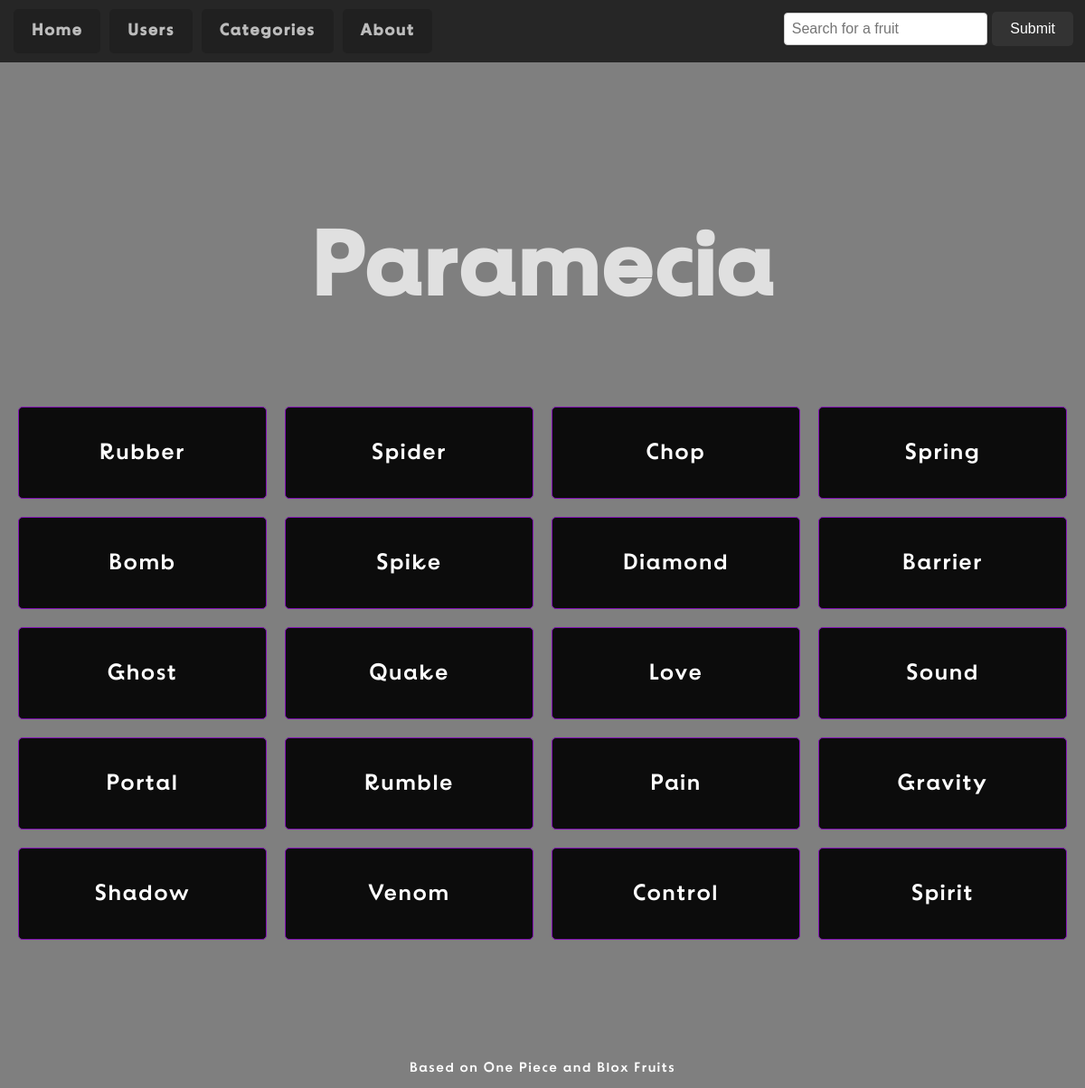
Page /category/1 on the committed database.
### tables this page shows
CREATE TABLE Categories (
    category_id INTEGER PRIMARY KEY,
    name TEXT
);

CREATE TABLE DevilFruits (fruit_id INTEGER PRIMARY KEY, name TEXT, category_id INTEGER, description TEXT, image_url TEXT, market_value REAL, demand INTEGER, user_id INTEGER REFERENCES Users (user_id), FOREIGN KEY (category_id) REFERENCES Categories (category_id));

### routes.py (the view)
@app.route('/category/<int:category_id>')
def category(category_id):
    conn = get_db_connection()
    category = conn.execute('SELECT * FROM Categories WHERE category_id = ?', (category_id,)).fetchone()
    fruits = conn.execute('SELECT * FROM DevilFruits WHERE category_id = ?', (category_id,)).fetchall()
    if category is None:
        abort(404)  # This will trigger your 404 error page
    conn.close()
    return render_template('category.html', category=category, fruits=fruits, active_page='category_' + str(category_id))

### routes.py (called while the page is built)
def get_db_connection():
    conn = sqlite3.connect('DF_DATABASE.db')  # Replace with your actual local path if different
    conn.row_factory = sqlite3.Row
    return conn

@app.context_processor
def inject_categories():
    conn = get_db_connection()
    excluded_categories = ('Paramecia', 'Logia', 'Zoan')
    categories = conn.execute('SELECT * FROM Categories WHERE name NOT IN (?, ?, ?)', excluded_categories).fetchall()
    conn.close()
    return {'nav_categories': categories}

### templates/category.html
{% extends "layout.html" %}
{% block content %}
  <h6>{{ category['name'] }}</h6>
  <div class="fruit-grid">
    {% for fruit in fruits %}
      <div class="fruit-card">
        <a href="{{ url_for('fruit', fruit_id=fruit['fruit_id']) }}">{{ fruit['name'] }}</a>
      </div>
    {% endfor %}
  </div>
{% endblock %}

### static/style.css (style rules this page uses)
html, body { height: 100%; margin: 0; padding: 0; }
body { font-family: 'BDSupper', sans-serif; letter-spacing: 1.5px; line-height: 1.6; background: linear-gradient(rgba(0, 0, 0, 0.5), rgba(0, 0, 0, 0.5)), url("images/background.jpg") no-repeat center center fixed; background-size: cover; color: #e0e0e0; position: relative; }
* { margin: 0; padding: 0; box-sizing: border-box; }
html, body { width: 100%; height: 100%; }
body { position: relative; padding-top: 60px; }
.fruit-grid { display: grid; grid-template-columns: repeat(4, 1fr); gap: 20px; padding: 20px; margin: 0 auto; margin-top: 50px; }
.fruit-card { background-color: rgba(0, 0, 0, 0.9); border: 1px solid #8310b5; border-radius: 5px; padding: 30px; text-align: center; font-size: 25px; display: flex; justify-content: center; align-items: center; min-height: 100px; color: #ffffff; }
.fruit-card a { color: #ffffff; text-decoration: none; }
h6 { font-size: 100px; text-align: center; padding-top: 100px; }

### rows in the picture
Categories: name "Paramecia"
DevilFruits: name "Rubber"
DevilFruits: name "Spider"
DevilFruits: name "Chop"
DevilFruits: name "Spring"
DevilFruits: name "Bomb"
DevilFruits: name "Spike"
DevilFruits: name "Diamond"
DevilFruits: name "Barrier"
DevilFruits: name "Ghost"
DevilFruits: name "Quake"
DevilFruits: name "Love"
DevilFruits: name "Sound"
DevilFruits: name "Portal"
DevilFruits: name "Rumble"
DevilFruits: name "Pain"
DevilFruits: name "Gravity"
DevilFruits: name "Shadow"
DevilFruits: name "Venom"
DevilFruits: name "Control"
DevilFruits: name "Spirit"
